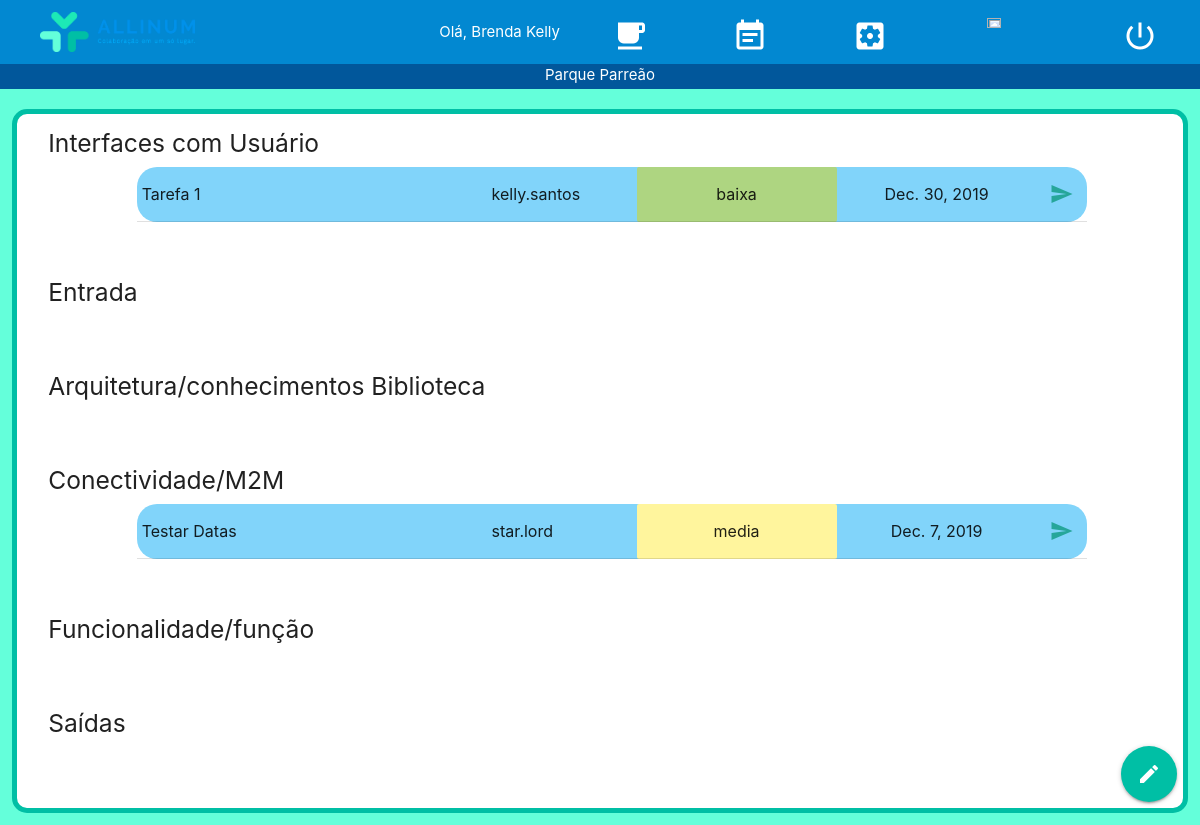
/visao_projeto/21 (signed in), run on the app's committed database.
### usuarios/models.py (models this page shows, shortened)
class Projeto(models.Model):
    titulo = models.TextField(max_length=100, null=False)
    descricao = models.TextField(max_length=400, null=False)
    lider = models.ForeignKey(User, on_delete=models.CASCADE)
    membros = models.ManyToManyField(Membro)
    ult_alt = models.TextField(max_length=100, null=True)
    data_ult_alt = models.DateField(null=True)

class Categoria(models.Model):
    nome = models.CharField(max_length=100, null=False)

class Tarefa(models.Model):
    titulo = models.CharField(max_length=100, null=False)
    resp = models.ForeignKey(Membro, on_delete=models.CASCADE)
    projeto = models.ForeignKey(Projeto, on_delete=models.CASCADE)
    prioridade = models.CharField(max_length=15, null=True)
    data_limite = models.DateField(null=True)
    concluido = models.BooleanField(default=False)
    categoria = models.ForeignKey(Categoria, on_delete=models.CASCADE)

class Membro(models.Model):
    user = models.OneToOneField(User, on_delete=models.CASCADE)

### usuarios/views.py (the view)
# urls.py: url(r'^visao_projeto/(?P<pk>[0-9]+)', projeto_visao, name='visao_projeto'),
@login_required
def projeto_visao(request, pk, template_name="visao_projeto.html"):
    tarefas = Tarefa.objects.filter(projeto_id=pk)
    categoria = Categoria.objects.all()
    try:
        projeto = Projeto.objects.get(pk=pk)
    except:
        messages.error(request, "Projeto não encontrado!")
        return redirect('/projeto_lista/')
    context = {'projeto': projeto, 'tarefas': tarefas, 'categorias': categoria, 'template': "visao_projeto"}
    return render(request, template_name, context)

### templates/visao_projeto.html (shortened to what this page needs)
{% extends 'baseTemplate.html' %}
{% block titulo %}
    {{ projeto.titulo }}
{% endblock titulo %}
{% block conteudo %}
    <div class="row" style="margin-left: 20px;">
        {% for categoria in categorias %}
        <div class="col s11">
            <div class="row">
                <div class="col s12">
                    <h5> {{ categoria.nome }} </h5>
                    <div class="row">
                        <div class="col s1"></div>
                        <div class="col s11">
                            <div>
                                <table class="light-blue lighten-3" style="border-radius: 20px;">
                                    <tbody>
                                        {% for tarefa in tarefas %}
                                            {% if tarefa.categoria.id == categoria.id %}
                                        <tr>
                                            <td style="width: 35%"> {{ tarefa.titulo }} </td>
                                            <td style="width: 15%"> {{ tarefa.resp.user.username }} </td>
                                            <td class="{% if tarefa.prioridade == "baixa" %} light-green lighten-2 {% endif %}
                                                       {% if tarefa.prioridade == "media" %} yellow lighten-3 {% endif %}
                                                       {% if tarefa.prioridade == "alta" %} red lighten-3 {% endif %}"
                                                style="text-align: center; width: 20%"> {{ tarefa.prioridade }} </td>
                                            <td style="text-align: center; width: 20%"> {{ tarefa.data_limite }} </td>
                                            <td style="width: 5%"><a href="{% url 'tarefa_editar' pk=tarefa.pk %}" class="secondary-content" style="margin-right: 20%;"><i class="material-icons">send</i></a></td>
                                        </tr>
                                            {% endif %}
                                        {% endfor %}
                                    </tbody>
                                </table>
                            </div>
                        </div>
                    </div>
                </div>
            </div>
        </div>
        {% endfor %}
    <div class="fixed-action-btn" id="projetos-options">
      <a class="btn-floating btn-large teal accent-4">
        <i class="large material-icons">mode_edit</i>
      </a>
    </div>
{% endblock conteudo %}

### templates/baseTemplate.html (shortened to what this page needs)
<html lang="pt-br">
    {% load static %}
	<head>
	    <link rel="stylesheet" href="https://cdnjs.cloudflare.com/ajax/libs/materialize/1.0.0/css/materialize.min.css">
	</head>
	<body style = 'background:  {% if request.user.profile.tema == 'C' %}
                                    #64FFDA
                                {% endif %}
                                ;'>
		<nav>
		    <div class="nav-wrapper {% if request.user.profile.tema == 'C' %}
                                        light-blue darken-2
                                    {% endif %}
                                    ">
		      	<a href="{% url 'projeto_lista' %}" style="margin-left: 40px; color:#FFFFFF;"> <img src = "{% static 'usuarios/logos/Logo_V_C.png' %}"
	      		style = "height: 40px; margin-top: 1%;"/> </a>
		      	<ul id="nav-mobile" class="right">
                    <li style="margin-right: 10px;"> Olá, {{ request.user.first_name}} </li>
			      	<li><a href=" {% url 'projeto_lista' %} " style="height: 100%; width: 120px;">
			      		<img src = "{% static 'usuarios/icons/projetos.png' %}" style = "width: 40%; margin-left: 30%; margin-top: 20%;">
			      	</a></li>
			      	<li><a href="{% url 'visao_tarefa' %}" style="height: 100%; width: 120px;">
			      		<img src = "{% static 'usuarios/icons/tarefas.png' %}" style = "width: 40%; margin-left: 30%; margin-top: 20%;">
			      	</a></li>
			        <li><a href=" {% url 'usuario_configuracao' %} " style="height: 100%; width: 120px;">
			      		<img src = "{% static 'usuarios/icons/configuracoes.png' %}" style = "width: 40%; margin-left: 30%; margin-top: 20%;">
			      	</a></li>
			        <li><a href="" class="btn-flat disabled" style="height: 100%; width: 120px;">
			        	<img src = "{% static 'usuarios/icons/notificacoes.png' %}" style = "width: 40%; margin-left: 30%; margin-top: 20%;">
			        </a></li>
			        <li><a href="{% url 'logout' %}" style="height: 100%; width: 120px;">
			        	<img src = "{% static 'usuarios/icons/sair.png' %}" style = "width: 40%; margin-left: 30%; margin-top: 20%;">
			        </a></li>
		      	</ul>
		    </div>
	  	</nav>
	  	<div class = row>
	  		<div class = "col s12" style = "height: 25px; background:   {% if request.user.profile.tema == 'C' %}
                                                                            #01579B
                                                                        {% endif %}
                                                                        ;
                    color: #FFFFFF; text-align: center;"> {% block titulo %} {% endblock %} </div>
	  	</div>
		<div class = 'col s12' style = "background: {% if request.user.profile.tema == 'C' %}
                                                        #FFFFFF
                                                    {% endif %}
                                                    ;
                min-height: 80%; margin: 1%; border: 5px solid #00BFA5; border-radius: 15px;">
            {% block conteudo %}
            {% endblock %}
		</div>
	</body>
</html>

### data on the page
Projeto: titulo "Parque Parreão"
Categoria: nome "Interfaces com Usuário"
Tarefa: titulo "Tarefa 1", resp.user.username "kelly.santos", prioridade "baixa", data_limite "Dec. 30, 2019"
Categoria: nome "Entrada"
Categoria: nome "Arquitetura/conhecimentos Biblioteca"
Categoria: nome "Conectividade/M2M"
Tarefa: titulo "Testar Datas", resp.user.username "star.lord", prioridade "media", data_limite "Dec. 7, 2019"
Categoria: nome "Funcionalidade/função"
Categoria: nome "Saídas"

### other printed values
{{ request.user.first_name }} "Brenda Kelly"
